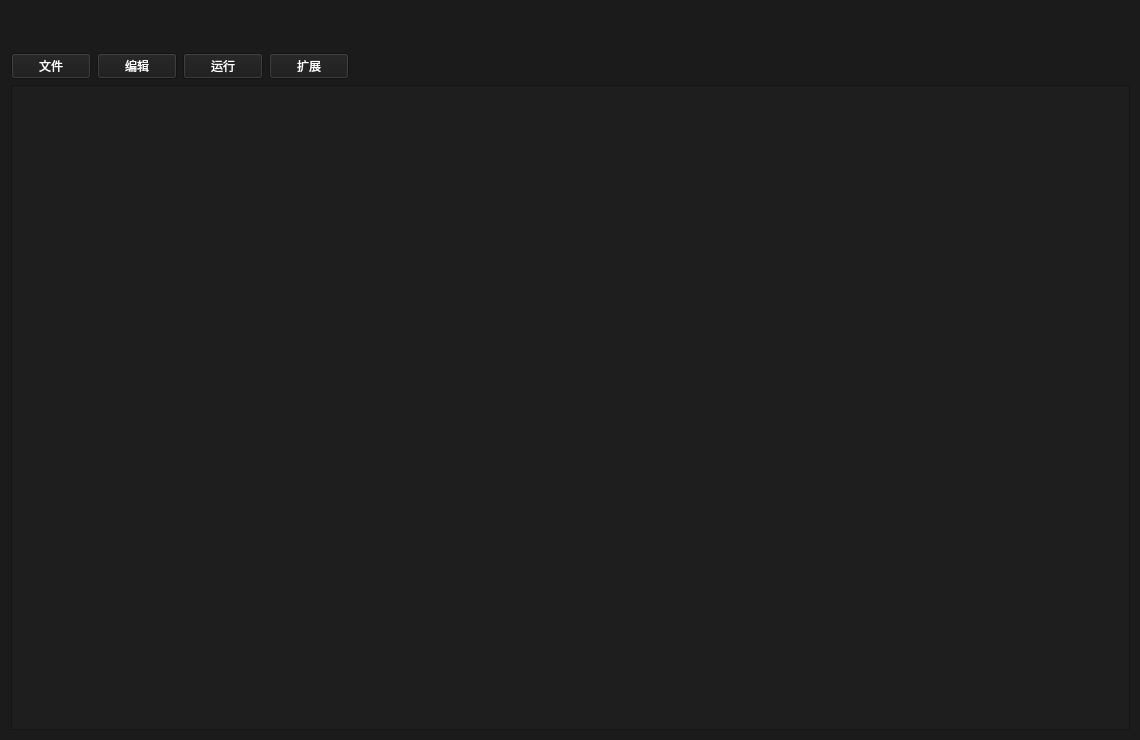
<?xml version="1.0" encoding="UTF-8"?>
<ui version="4.0">
 <class>MainWindowClass</class>
 <widget class="QMainWindow" name="MainWindowClass">
  <property name="geometry">
   <rect>
    <x>0</x>
    <y>0</y>
    <width>1140</width>
    <height>740</height>
   </rect>
  </property>
  <property name="minimumSize">
   <size>
    <width>400</width>
    <height>500</height>
   </size>
  </property>
  <property name="windowTitle">
   <string>MainWindow</string>
  </property>
  <property name="styleSheet">
   <string notr="true">background-color: rgb(27, 27, 28);color: rgb(255, 255, 255);</string>
  </property>
  <widget class="QWidget" name="centralWidget">
   <widget class="QWidget" name="verticalLayoutWidget">
    <property name="geometry">
     <rect>
      <x>0</x>
      <y>0</y>
      <width>1141</width>
      <height>741</height>
     </rect>
    </property>
    <layout class="QVBoxLayout" name="verticalLayout">
     <item>
      <widget class="QWidget" name="widget" native="true">
       <property name="minimumSize">
        <size>
         <width>0</width>
         <height>36</height>
        </size>
       </property>
      </widget>
     </item>
     <item>
      <layout class="QHBoxLayout" name="horizontalLayout">
       <item>
        <widget class="QPushButton" name="pushButton">
         <property name="text">
          <string>文件</string>
         </property>
        </widget>
       </item>
       <item>
        <widget class="QPushButton" name="pushButton_2">
         <property name="text">
          <string>编辑</string>
         </property>
        </widget>
       </item>
       <item>
        <widget class="QPushButton" name="pushButton_3">
         <property name="text">
          <string>运行</string>
         </property>
        </widget>
       </item>
       <item>
        <widget class="QPushButton" name="pushButton_4">
         <property name="text">
          <string>扩展</string>
         </property>
        </widget>
       </item>
       <item>
        <spacer name="horizontalSpacer">
         <property name="orientation">
          <enum>Qt::Horizontal</enum>
         </property>
         <property name="sizeHint" stdset="0">
          <size>
           <width>40</width>
           <height>20</height>
          </size>
         </property>
        </spacer>
       </item>
      </layout>
     </item>
     <item>
      <layout class="QHBoxLayout" name="horizontalLayout_3">
       <item>
        <widget class="QTextEdit" name="textEdit">
         <property name="font">
          <font>
           <family>Operator Mono Book</family>
           <pointsize>12</pointsize>
           <italic>true</italic>
          </font>
         </property>
         <property name="html">
          <string>&lt;!DOCTYPE HTML PUBLIC &quot;-//W3C//DTD HTML 4.0//EN&quot; &quot;http://www.w3.org/TR/REC-html40/strict.dtd&quot;&gt;
&lt;html&gt;&lt;head&gt;&lt;meta name=&quot;qrichtext&quot; content=&quot;1&quot; /&gt;&lt;style type=&quot;text/css&quot;&gt;
p, li { white-space: pre-wrap; }
&lt;/style&gt;&lt;/head&gt;&lt;body style=&quot; font-family:'Operator Mono Book'; font-size:12pt; font-weight:400; font-style:italic;&quot; bgcolor=&quot;#1e1e1e&quot;&gt;
&lt;p style=&quot;-qt-paragraph-type:empty; margin-top:0px; margin-bottom:0px; margin-left:0px; margin-right:0px; -qt-block-indent:0; text-indent:0px; font-family:'Operator Mono Light'; font-size:11.5pt; font-weight:600; font-style:normal;&quot;&gt;&lt;br /&gt;&lt;/p&gt;&lt;/body&gt;&lt;/html&gt;</string>
         </property>
        </widget>
       </item>
      </layout>
     </item>
    </layout>
   </widget>
  </widget>
 </widget>
 <layoutdefault spacing="6" margin="11"/>
 <resources>
  <include location="MainWindow.qrc"/>
  <include location="res.qrc"/>
 </resources>
 <connections/>
</ui>
